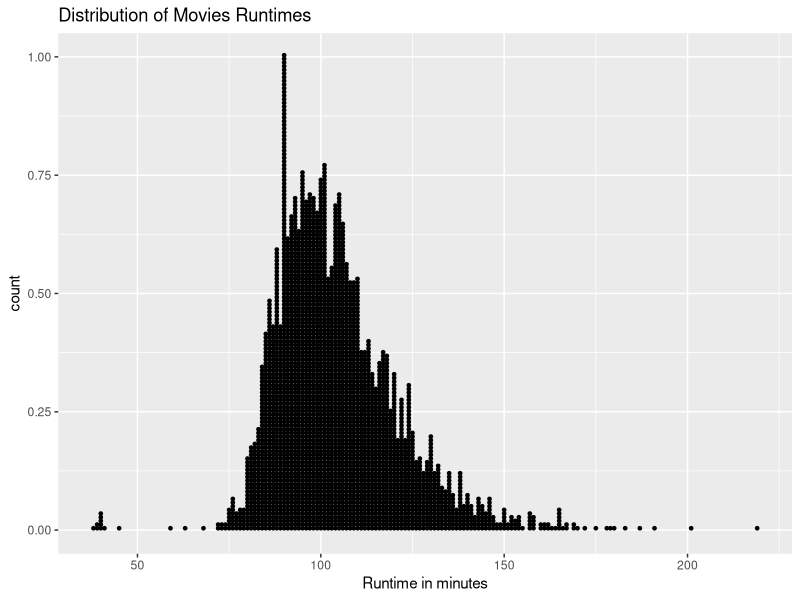
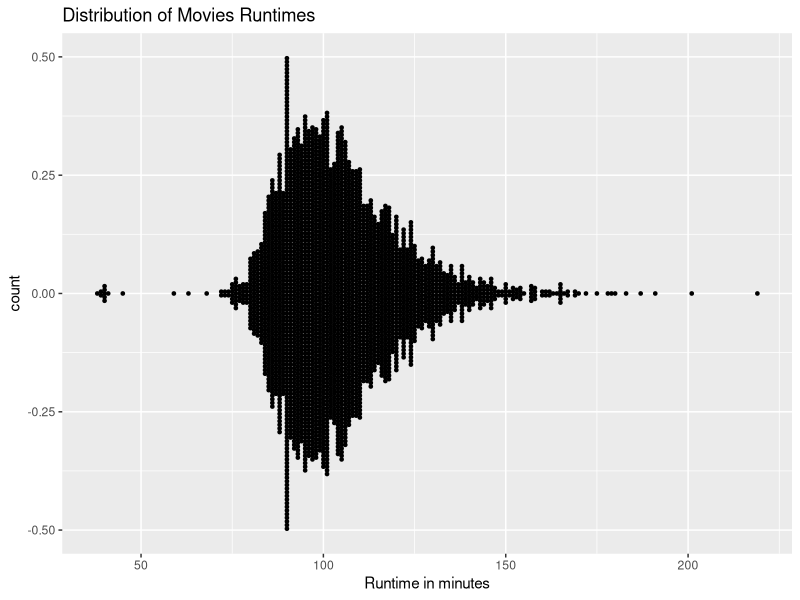
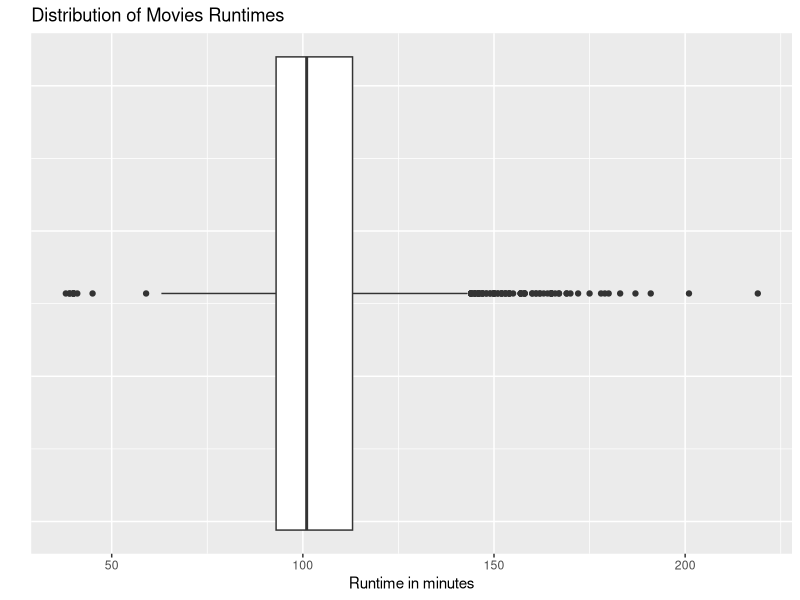
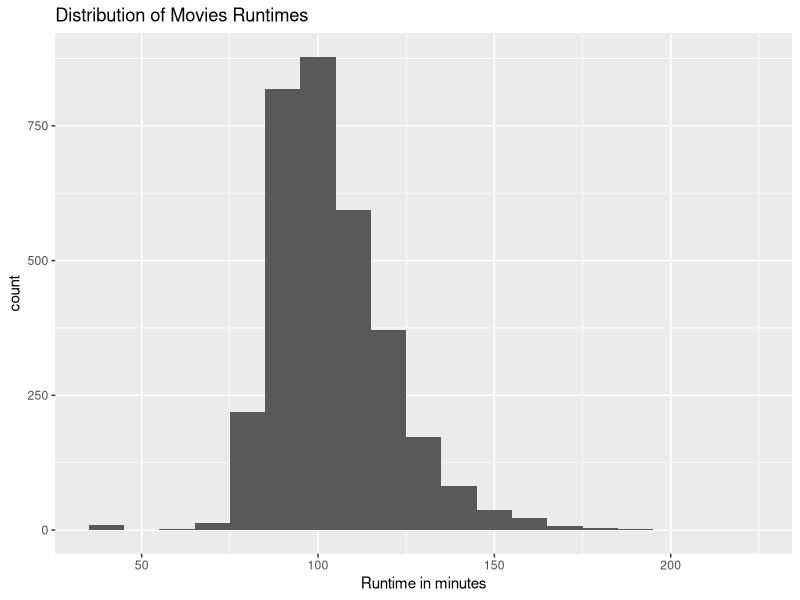
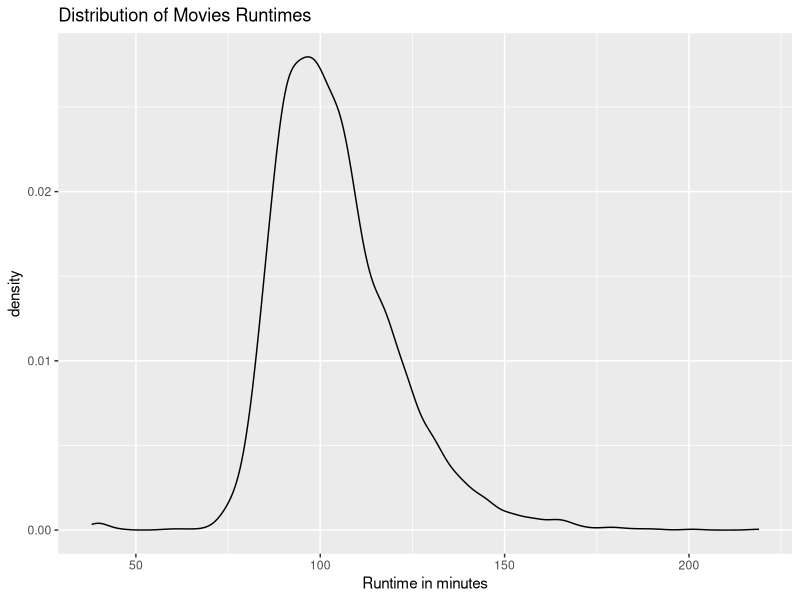

Generate these figures, in order, with R:
## ---- chunk 1
library(ggplot2)
movies = read.csv("../data/Movies.csv")
main_title <- "Distribution of Movies Runtimes"
x_lab = "Runtime in minutes"
## ---- chunk 2
ggplot(
  data = movies,
  aes(x=Runtime, stat= "Count")) +
  geom_dotplot(binwidth = 1) +
  ggtitle(main_title) + 
  xlab(x_lab)
## ---- chunk 3
ggplot(
  data = movies,
  aes(x = Runtime, stat = "count")) +
  geom_dotplot(
    binwidth = 1,
    stackdir = "center") +
  ggtitle(main_title) +
  xlab(x_lab)
## ---- chunk 4
ggplot(
  data = movies,
  aes(x= Runtime, y=Runtime)) +
  geom_boxplot() + 
  coord_flip() +
  ggtitle(main_title) + 
  xlab("") +
  ylab(x_lab) +
  theme(
    axis.text.y = element_blank(),
    axis.ticks.y = element_blank())
## ---- chunk 5
ggplot(
data = movies,
aes(x = Runtime)) +
geom_histogram(binwidth = 10) +
  ggtitle(main_title) + 
  xlab(x_lab)
## ---- chunk 6
ggplot(
  data = movies,
  aes(x=Runtime)) +
  geom_density() +
  ggtitle(main_title) +
  xlab(x_lab)
